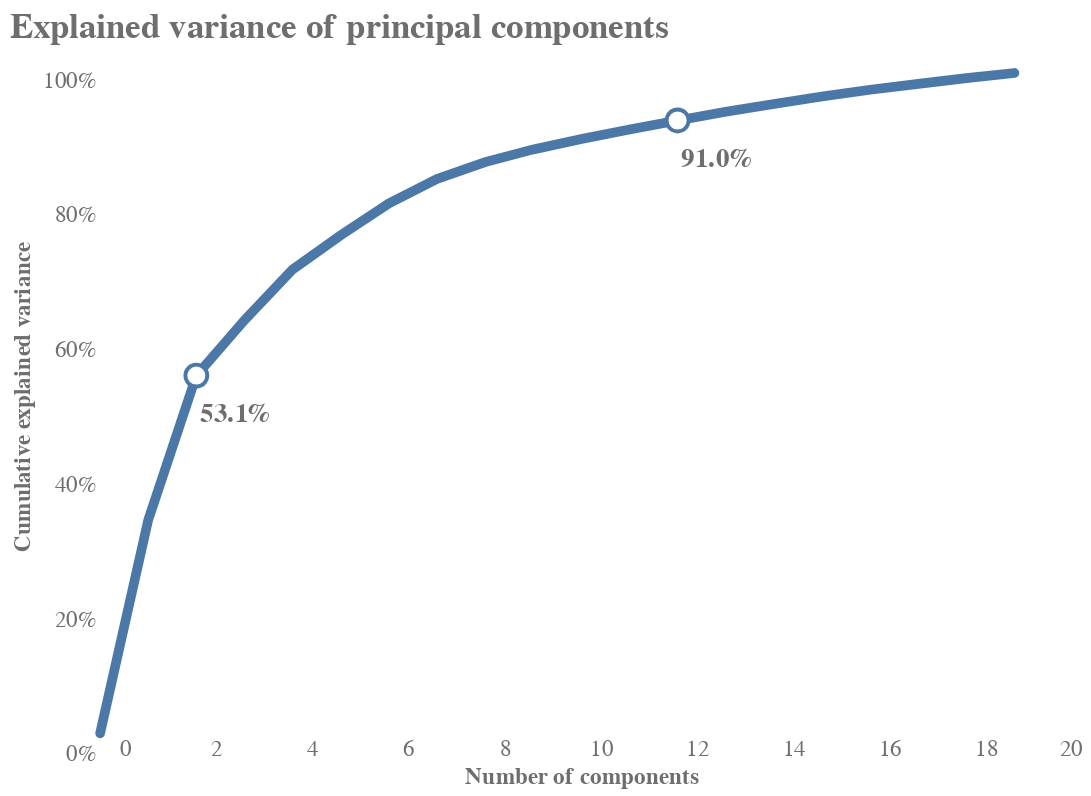

Notebook source saved alongside this figure:
### Markdown cell above
### Normalize data, apply principal component analysis (PCA), and choose appropriate number of principal components

### Code cell
continuousNormalize = StandardScaler().fit_transform(continuous.drop(columns=['HOSP_NIS']))
featureArray = np.append(continuousNormalize,
                         categorical.drop(columns=['HOSP_NIS']).to_numpy(),axis=1)

pca = PCA().fit(featureArray)
pcaDf = pd.DataFrame({'pca': 0,'value':0}, index=[0]).append(
    pd.DataFrame({'pca':[x for x in range(1,np.cumsum(pca.explained_variance_ratio_).shape[0]+1)],
    'value': np.cumsum(pca.explained_variance_ratio_)})).reset_index(drop=True)

#find PCs to explain at least 90% of variance
cutOff = pcaDf.loc[pcaDf['value']>.9]['pca'].values[0]  
pointDf = pcaDf.loc[(pcaDf['pca']==cutOff)|(pcaDf['pca']==2)]
pointDf['label'] = np.round(pointDf['value']*100,1).astype(str) + '%'

#plot explained variance with Altair
point = alt.Chart(pointDf).mark_circle(color='white',stroke='#4c78a8',size=130, opacity=1
                                      ).encode(x='pca:Q',y='value:Q')

text = point.mark_text(fontSize=14,font='Arial',fontWeight='bold',color='#6e6e6e',dy=20,dx=20
                      ).encode(x='pca:Q',y='value:Q',text='label')

line = alt.Chart(pcaDf.loc[pcaDf['pca']<20]
        ).mark_line(size=5,color='#4c78a8',strokeCap='round').encode(
        x=alt.X('pca:Q',axis=alt.Axis(labelAngle=0,title='Number of components',tickMinStep=1,
                                      labelOffset=10)),
        y=alt.Y('value:Q',axis=alt.Axis(title='Cumulative explained variance',format='%',
                                        tickMinStep=.20,labelOffset=10),
        scale=alt.Scale(domain=(.03,1))))

(line+point+text).properties(height=350, width=500, 
                             title='Explained variance of principal components'
                    ).configure_axis(grid=False,labelColor='#6e6e6e',labelFont='Arial',
                                     labelFontSize=12,titleFont='Arial',titleFontSize=12,
                                     titleColor='#6e6e6e',domainWidth=0,tickSize=0
                    ).configure_view(strokeWidth=0).configure_title(fontSize=18,font='Arial',
                                     fontWeight='bold',color='#6e6e6e',anchor='start')

### Figure 1 — Vega-Lite specification as saved in the notebook (floating-point values rounded to 4 significant figures)
{"config": {"view": {"continuousWidth": 400, "continuousHeight": 300, "strokeWidth": 0}, "axis": {"domainWidth": 0, "grid": false, "labelColor": "#6e6e6e", "labelFont": "Arial", "labelFontSize": 12, "tickSize": 0, "titleColor": "#6e6e6e", "titleFont": "Arial", "titleFontSize": 12}, "title": {"anchor": "start", "color": "#6e6e6e", "font": "Arial", "fontSize": 18, "fontWeight": "bold"}}, "layer": [{"data": {"name": "data-9c851c9b04d89a082833d332559ed846"}, "mark": {"type": "line", "color": "#4c78a8", "size": 5, "strokeCap": "round"}, "encoding": {"x": {"type": "quantitative", "axis": {"labelAngle": 0, "labelOffset": 10, "tickMinStep": 1, "title": "Number of components"}, "field": "pca"}, "y": {"type": "quantitative", "axis": {"format": "%", "labelOffset": 10, "tickMinStep": 0.2, "title": "Cumulative explained variance"}, "field": "value", "scale": {"domain": [0.03, 1]}}}}, {"data": {"name": "data-6c254e241e7ef6bcb4b4330fd0ca424c"}, "mark": {"type": "circle", "color": "white", "opacity": 1, "size": 130, "stroke": "#4c78a8"}, "encoding": {"x": {"type": "quantitative", "field": "pca"}, "y": {"type": "quantitative", "field": "value"}}}, {"data": {"name": "data-6c254e241e7ef6bcb4b4330fd0ca424c"}, "mark": {"type": "text", "color": "#6e6e6e", "dx": 20, "dy": 20, "font": "Arial", "fontSize": 14, "fontWeight": "bold"}, "encoding": {"text": {"type": "nominal", "field": "label"}, "x": {"type": "quantitative", "field": "pca"}, "y": {"type": "quantitative", "field": "value"}}}], "height": 350, "title": "Explained variance of principal components", "width": 500, "$schema": "https://vega.github.io/schema/vega-lite/v4.8.1.json", "datasets": {"data-9c851c9b04d89a082833d332559ed846": [{"pca": 0, "value": 0.0}, {"pca": 1, "value": 0.3169}, {"pca": 2, "value": 0.5311}, {"pca": 3, "value": 0.6134}, {"pca": 4, "value": 0.6886}, {"pca": 5, "value": 0.7394}, {"pca": 6, "value": 0.7867}, {"pca": 7, "value": 0.8231}, {"pca": 8, "value": 0.848}, {"pca": 9, "value": 0.8668}, {"pca": 10, "value": 0.8822}, {"pca": 11, "value": 0.8964}, {"pca": 12, "value": 0.9097}, {"pca": 13, "value": 0.9226}, {"pca": 14, "value": 0.9343}, {"pca": 15, "value": 0.9455}, {"pca": 16, "value": 0.9555}, {"pca": 17, "value": 0.9641}, {"pca": 18, "value": 0.9726}, {"pca": 19, "value": 0.9804}], "data-6c254e241e7ef6bcb4b4330fd0ca424c": [{"pca": 2, "value": 0.5311, "label": "53.1%"}, {"pca": 12, "value": 0.9097, "label": "91.0%"}]}}
